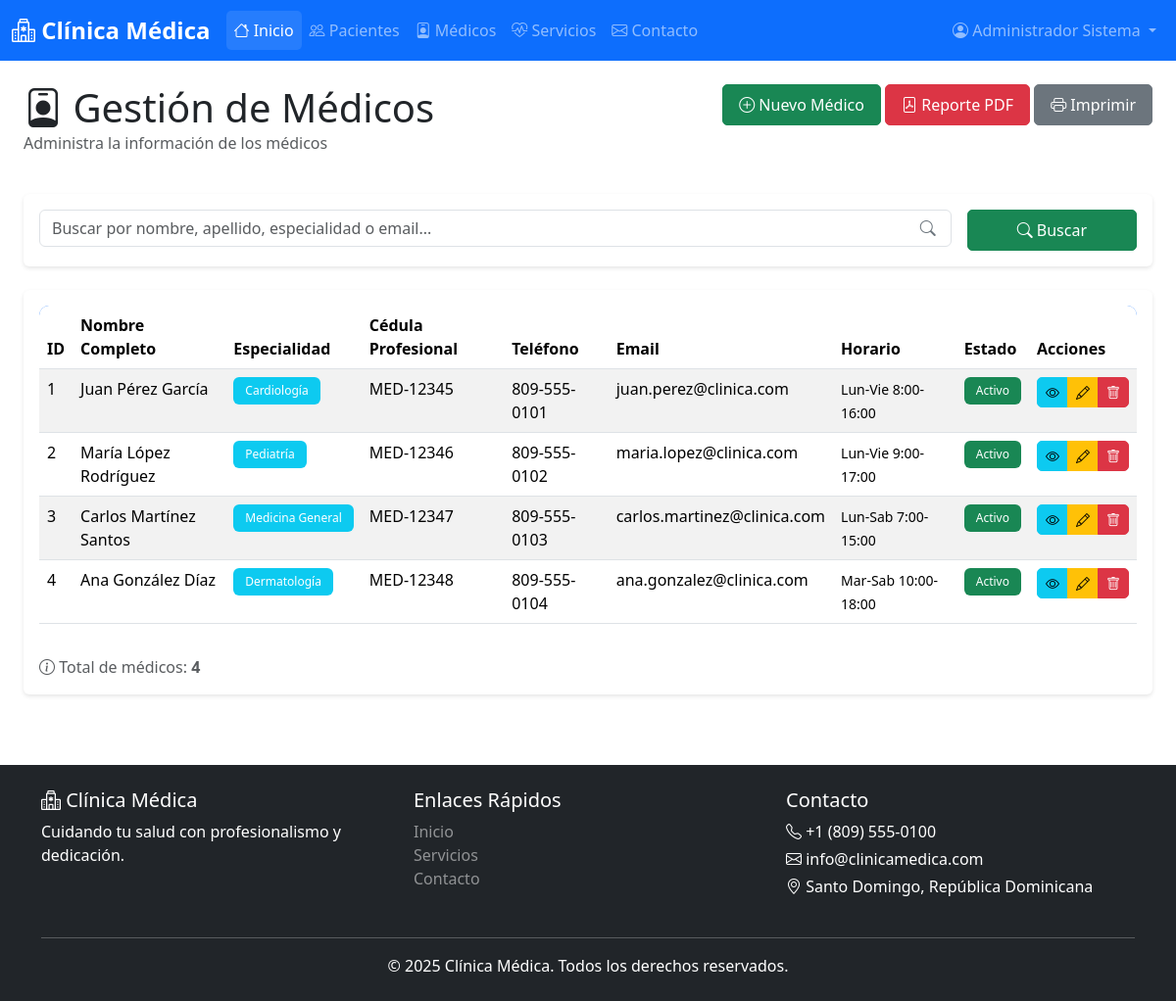
/pages/medicos/index.php (signed in), run on the app's committed database.
### tables this page shows
CREATE TABLE IF NOT EXISTS medicos (
    id INT AUTO_INCREMENT PRIMARY KEY,
    nombre VARCHAR(100) NOT NULL,
    apellido VARCHAR(100) NOT NULL,
    especialidad VARCHAR(100) NOT NULL,
    cedula_profesional VARCHAR(50) NOT NULL UNIQUE,
    telefono VARCHAR(20) NOT NULL,
    email VARCHAR(100) NOT NULL UNIQUE,
    direccion TEXT,
    horario_atencion VARCHAR(100),
    foto VARCHAR(255) DEFAULT NULL,
    fecha_registro TIMESTAMP DEFAULT CURRENT_TIMESTAMP,
    activo TINYINT(1) DEFAULT 1
);

### config/session.php (called while the page is built, shortened)
<?php
function isLoggedIn() {
    return isset($_SESSION['user_id']) && !empty($_SESSION['user_id']);
}
function getCurrentUser() {
    if (isLoggedIn()) {
        return [
            'id' => $_SESSION['user_id'],
            'username' => $_SESSION['username'],
            'nombre' => $_SESSION['nombre_completo'],
            'email' => $_SESSION['email'],
            'rol' => $_SESSION['rol']
        ];
    }
    return null;
}
?>

### pages/medicos/index.php (the view, shortened to what this page needs)
<?php
require_once __DIR__ . '/../../includes/header.php';
$conn = getConnection();
$searchQuery = '';
$query = "SELECT * FROM medicos $searchQuery ORDER BY fecha_registro DESC";
$result = $conn->query($query);
?>
<div class="container-fluid">
    <div class="row mb-4">
        <div class="col">
            <h1 class="mb-0">
                <i class="bi bi-person-badge"></i> Gestión de Médicos
            </h1>
            <p class="text-muted">Administra la información de los médicos</p>
        </div>
        <div class="col-auto">
            <a href="create.php" class="btn btn-success">
                <i class="bi bi-plus-circle"></i> Nuevo Médico
            </a>
            <a href="report_pdf.php" class="btn btn-danger no-print" target="_blank">
                <i class="bi bi-file-pdf"></i> Reporte PDF
            </a>
            <button onclick="window.print()" class="btn btn-secondary no-print">
                <i class="bi bi-printer"></i> Imprimir
            </button>
        </div>
    </div>
    <div class="card mb-4 no-print">
        <div class="card-body">
            <form method="GET" action="" class="row g-3">
                <div class="col-md-10">
                    <div class="search-box">
                        <input type="text" class="form-control" name="search" id="searchInput"
                               placeholder="Buscar por nombre, apellido, especialidad o email..."
                               value="<?php echo htmlspecialchars($_GET['search'] ?? ''); ?>">
                        <i class="bi bi-search"></i>
                    </div>
                </div>
                <div class="col-md-2">
                    <button type="submit" class="btn btn-success w-100">
                        <i class="bi bi-search"></i> Buscar
                    </button>
                </div>
            </form>
        </div>
    </div>
    <div class="card">
        <div class="card-body">
            <div class="table-responsive">
                <table class="table table-hover table-striped" id="dataTable">
                    <thead>
                        <tr>
                            <th>ID</th>
                            <th>Nombre Completo</th>
                            <th>Especialidad</th>
                            <th>Cédula Profesional</th>
                            <th>Teléfono</th>
                            <th>Email</th>
                            <th>Horario</th>
                            <th>Estado</th>
                            <th class="no-print">Acciones</th>
                        </tr>
                    </thead>
                    <tbody>
                        <?php if ($result && $result->num_rows > 0): ?>
                            <?php while ($row = $result->fetch_assoc()): ?>
                            <tr>
                                <td><?php echo $row['id']; ?></td>
                                <td>
                                    <?php echo htmlspecialchars($row['nombre'] . ' ' . $row['apellido']); ?>
                                </td>
                                <td>
                                    <span class="badge bg-info">
                                        <?php echo htmlspecialchars($row['especialidad']); ?>
                                    </span>
                                </td>
                                <td><?php echo htmlspecialchars($row['cedula_profesional']); ?></td>
                                <td><?php echo htmlspecialchars($row['telefono']); ?></td>
                                <td><?php echo htmlspecialchars($row['email']); ?></td>
                                <td><small><?php echo htmlspecialchars($row['horario_atencion'] ?? 'N/A'); ?></small></td>
                                <td>
                                    <?php if ($row['activo']): ?>
                                    <span class="badge bg-success">Activo</span>
                                    <?php else: ?>
                                    <span class="badge bg-secondary">Inactivo</span>
                                    <?php endif; ?>
                                </td>
                                <td class="no-print">
                                    <div class="btn-group btn-group-sm" role="group">
                                        <a href="view.php?id=<?php echo $row['id']; ?>"
                                           class="btn btn-info" title="Ver detalles">
                                            <i class="bi bi-eye"></i>
                                        </a>
                                        <a href="edit.php?id=<?php echo $row['id']; ?>"
                                           class="btn btn-warning" title="Editar">
                                            <i class="bi bi-pencil"></i>
                                        </a>
                                        <a href="?delete=<?php echo $row['id']; ?>"
                                           class="btn btn-danger" title="Eliminar"
                                           onclick="return confirmarEliminacion('¿Está seguro de eliminar este médico?')">
                                            <i class="bi bi-trash"></i>
                                        </a>
                                    </div>
                                </td>
                            </tr>
                            <?php endwhile; ?>
                        <?php endif; ?>
                    </tbody>
                </table>
            </div>
            <?php if ($result && $result->num_rows > 0): ?>
            <div class="mt-3">
                <p class="text-muted mb-0">
                    <i class="bi bi-info-circle"></i>
                    Total de médicos: <strong><?php echo $result->num_rows; ?></strong>
                </p>
            </div>
            <?php endif; ?>
        </div>
    </div>
</div>
<?php
require_once __DIR__ . '/../../includes/footer.php';
?>

### includes/header.php (shortened to what this page needs)
<?php
require_once __DIR__ . '/../config/session.php';
$currentUser = getCurrentUser();
$currentPage = basename($_SERVER['PHP_SELF'], '.php');
?>
<!DOCTYPE html>
<html lang="es">
<head>
    <link href="https://cdn.jsdelivr.net/npm/bootstrap@5.3.2/dist/css/bootstrap.min.css" rel="stylesheet">
    <link rel="stylesheet" href="https://cdn.jsdelivr.net/npm/bootstrap-icons@1.11.1/font/bootstrap-icons.css">
    <link rel="stylesheet" href="/fourthBim/4. final_project/assets/css/style.css">
</head>
<body>
    <nav class="navbar navbar-expand-lg navbar-dark bg-primary sticky-top">
        <div class="container-fluid">
            <a class="navbar-brand" href="/fourthBim/4. final_project/index.php">
                <i class="bi bi-hospital"></i> Clínica Médica
            </a>
            <div class="collapse navbar-collapse" id="navbarNav">
                <ul class="navbar-nav me-auto">
                    <li class="nav-item">
                        <a class="nav-link <?php echo $currentPage === 'index' ? 'active' : ''; ?>" href="/fourthBim/4. final_project/index.php">
                            <i class="bi bi-house"></i> Inicio
                        </a>
                    </li>
                    <?php if (isLoggedIn()): ?>
                    <li class="nav-item">
                        <a class="nav-link <?php echo $currentPage === 'pacientes' ? 'active' : ''; ?>" href="/fourthBim/4. final_project/pages/pacientes/index.php">
                            <i class="bi bi-people"></i> Pacientes
                        </a>
                    </li>
                    <li class="nav-item">
                        <a class="nav-link <?php echo $currentPage === 'medicos' ? 'active' : ''; ?>" href="/fourthBim/4. final_project/pages/medicos/index.php">
                            <i class="bi bi-person-badge"></i> Médicos
                        </a>
                    </li>
                    <li class="nav-item">
                        <a class="nav-link <?php echo $currentPage === 'servicios' ? 'active' : ''; ?>" href="/fourthBim/4. final_project/pages/servicios.php">
                            <i class="bi bi-heart-pulse"></i> Servicios
                        </a>
                    </li>
                    <?php endif; ?>
                    <li class="nav-item">
                        <a class="nav-link <?php echo $currentPage === 'contacto' ? 'active' : ''; ?>" href="/fourthBim/4. final_project/pages/contacto.php">
                            <i class="bi bi-envelope"></i> Contacto
                        </a>
                    </li>
                </ul>
                <ul class="navbar-nav">
                    <?php if (isLoggedIn()): ?>
                    <li class="nav-item dropdown">
                        <a class="nav-link dropdown-toggle" href="#" id="userDropdown" role="button" data-bs-toggle="dropdown">
                            <i class="bi bi-person-circle"></i> <?php echo htmlspecialchars($currentUser['nombre']); ?>
                        </a>
                    </li>
                    <?php endif; ?>
                </ul>
            </div>
        </div>
    </nav>
    <main class="container-fluid py-4">

### includes/footer.php (shortened to what this page needs)
    </main>
    <footer class="bg-dark text-white mt-5 py-4">
        <div class="container">
            <div class="row">
                <div class="col-md-4 mb-3">
                    <h5><i class="bi bi-hospital"></i> Clínica Médica</h5>
                    <p>Cuidando tu salud con profesionalismo y dedicación.</p>
                </div>
                <div class="col-md-4 mb-3">
                    <h5>Enlaces Rápidos</h5>
                    <ul class="list-unstyled">
                        <li><a href="/fourthBim/4. final_project/index.php" class="text-white-50">Inicio</a></li>
                        <li><a href="/fourthBim/4. final_project/pages/servicios.php" class="text-white-50">Servicios</a></li>
                        <li><a href="/fourthBim/4. final_project/pages/contacto.php" class="text-white-50">Contacto</a></li>
                    </ul>
                </div>
                <div class="col-md-4 mb-3">
                    <h5>Contacto</h5>
                    <p class="mb-1"><i class="bi bi-telephone"></i> +1 (809) 555-0100</p>
                    <p class="mb-1"><i class="bi bi-envelope"></i> info@clinicamedica.com</p>
                    <p class="mb-1"><i class="bi bi-geo-alt"></i> Santo Domingo, República Dominicana</p>
                </div>
            </div>
            <hr class="bg-white">
            <div class="text-center">
                <p class="mb-0">&copy; <?php echo date('Y'); ?> Clínica Médica. Todos los derechos reservados.</p>
            </div>
        </div>
    </footer>
</body>
</html>

### assets/css/style.css (style rules this page uses)
:root { --primary-color: #0d6efd; --secondary-color: #6c757d; --success-color: #198754; --danger-color: #dc3545; --warning-color: #ffc107; --info-color: #0dcaf0; }
body { min-height: 100vh; display: flex; flex-direction: column; }
main { flex: 1; }
.navbar-brand { font-weight: bold; font-size: 1.5rem; }
.navbar-dark .navbar-nav .nav-link.active { background-color: rgba(255, 255, 255, 0.1); border-radius: 5px; }
.card { transition: transform 0.3s ease, box-shadow 0.3s ease; border: none; box-shadow: 0 2px 4px rgba(0,0,0,0.1); }
.table-responsive { border-radius: 10px; overflow: hidden; }
.table thead { background-color: var(--primary-color); color: white; }
.btn { border-radius: 5px; padding: 0.5rem 1rem; transition: all 0.3s ease; }
.btn-group-sm .btn { padding: 0.25rem 0.5rem; font-size: 0.875rem; }
.badge { padding: 0.5rem 0.75rem; font-weight: 500; }
.search-box { position: relative; }
.search-box input { padding-right: 2.5rem; }
.search-box i { position: absolute; right: 1rem; top: 50%; transform: translateY(-50%); color: #6c757d; }
footer { margin-top: auto; }
footer a { text-decoration: none; transition: color 0.3s ease; }

### data on the page
medicos: id "1", nombre+apellido "Juan Pérez García", especialidad "Cardiología", cedula_profesional "MED-12345", telefono "809-555-0101", email "juan.perez@clinica.com", horario_atencion "Lun-Vie 8:00-16:00", activo "Activo"
medicos: id "2", nombre+apellido "María López Rodríguez", especialidad "Pediatría", cedula_profesional "MED-12346", telefono "809-555-0102", email "maria.lopez@clinica.com", horario_atencion "Lun-Vie 9:00-17:00", activo "Activo"
medicos: id "3", nombre+apellido "Carlos Martínez Santos", especialidad "Medicina General", cedula_profesional "MED-12347", telefono "809-555-0103", email "carlos.martinez@clinica.com", horario_atencion "Lun-Sab 7:00-15:00", activo "Activo"
medicos: id "4", nombre+apellido "Ana González Díaz", especialidad "Dermatología", cedula_profesional "MED-12348", telefono "809-555-0104", email "ana.gonzalez@clinica.com", horario_atencion "Mar-Sab 10:00-18:00", activo "Activo"

### other printed values
$currentUser['nombre'] "Administrador Sistema"
$result->num_rows "4"
